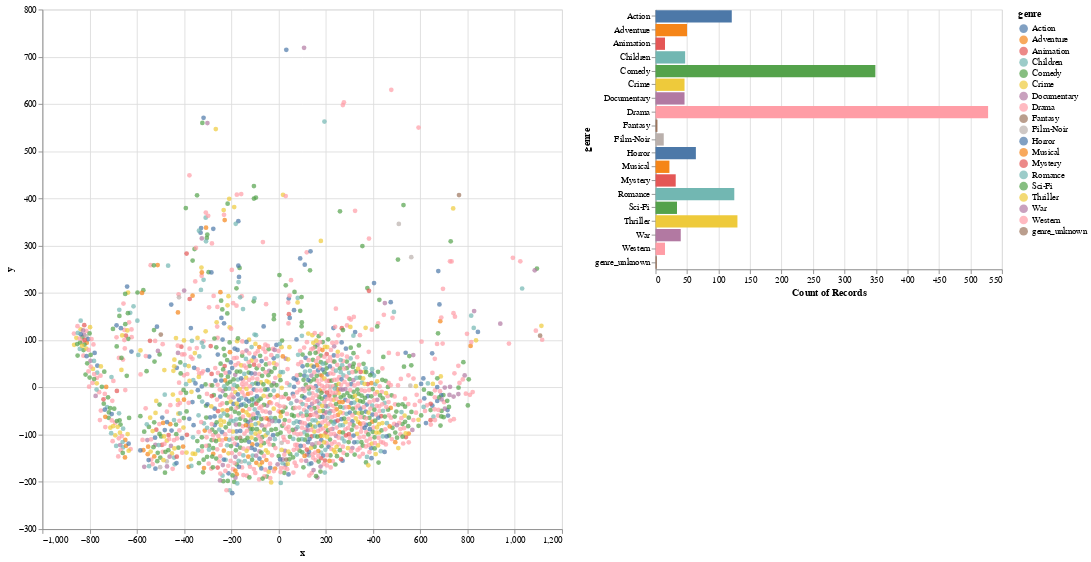

Notebook source saved alongside this figure:
### Code cell
tsne_movie_embeddings(softmax_model)

### Figure 1 — Vega-Lite specification as saved in the notebook (floating-point values rounded to 4 significant figures; data arrays with more than 128 entries replaced by an {"elided": "..."} marker saying what was removed)
{"config": {"view": {"continuousWidth": 400, "continuousHeight": 300}}, "hconcat": [{"layer": [{"mark": "circle", "encoding": {"color": {"condition": {"type": "nominal", "field": "genre", "selection": "selector002"}, "value": "whitesmoke"}, "x": {"type": "quantitative", "field": "x"}, "y": {"type": "quantitative", "field": "y"}}, "height": 600, "selection": {"selector005": {"type": "single", "encodings": ["x", "y"], "on": "mouseover", "nearest": true, "empty": "none"}}, "width": 600}, {"mark": {"type": "text", "align": "left", "dx": 5, "dy": -5}, "encoding": {"text": {"condition": {"type": "nominal", "field": "title", "selection": "selector005"}, "value": ""}, "x": {"type": "quantitative", "field": "x"}, "y": {"type": "quantitative", "field": "y"}}}]}, {"mark": "bar", "encoding": {"color": {"condition": {"type": "nominal", "field": "genre", "selection": "selector002"}, "value": "lightgray"}, "x": {"type": "quantitative", "aggregate": "count"}, "y": {"type": "nominal", "field": "genre"}}, "height": 300, "selection": {"selector002": {"type": "multi", "fields": ["genre"]}}}], "data": {"name": "data-d84f05581654b668e12acb1440157c36"}, "$schema": "https://vega.github.io/schema/vega-lite/v4.8.1.json", "datasets": {"data-d84f05581654b668e12acb1440157c36": {"elided": "1682 records"}}}
